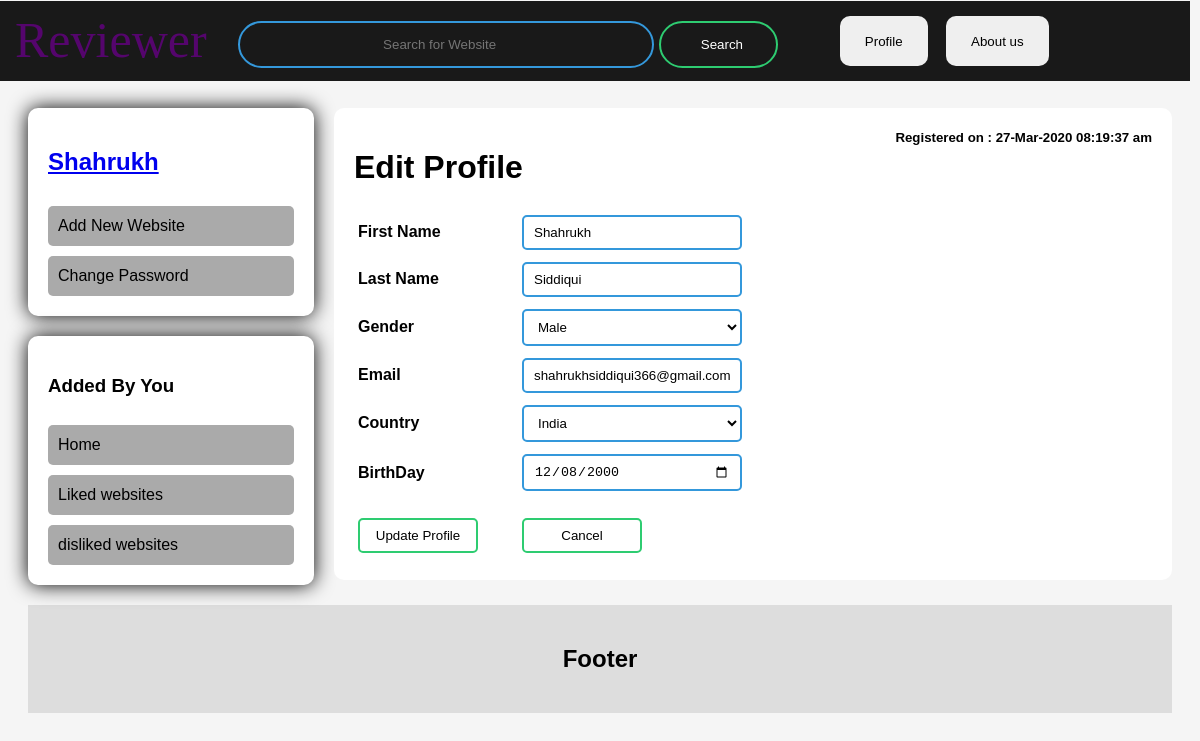
Before: /review/EditProfile.php (signed in) with the older database file.
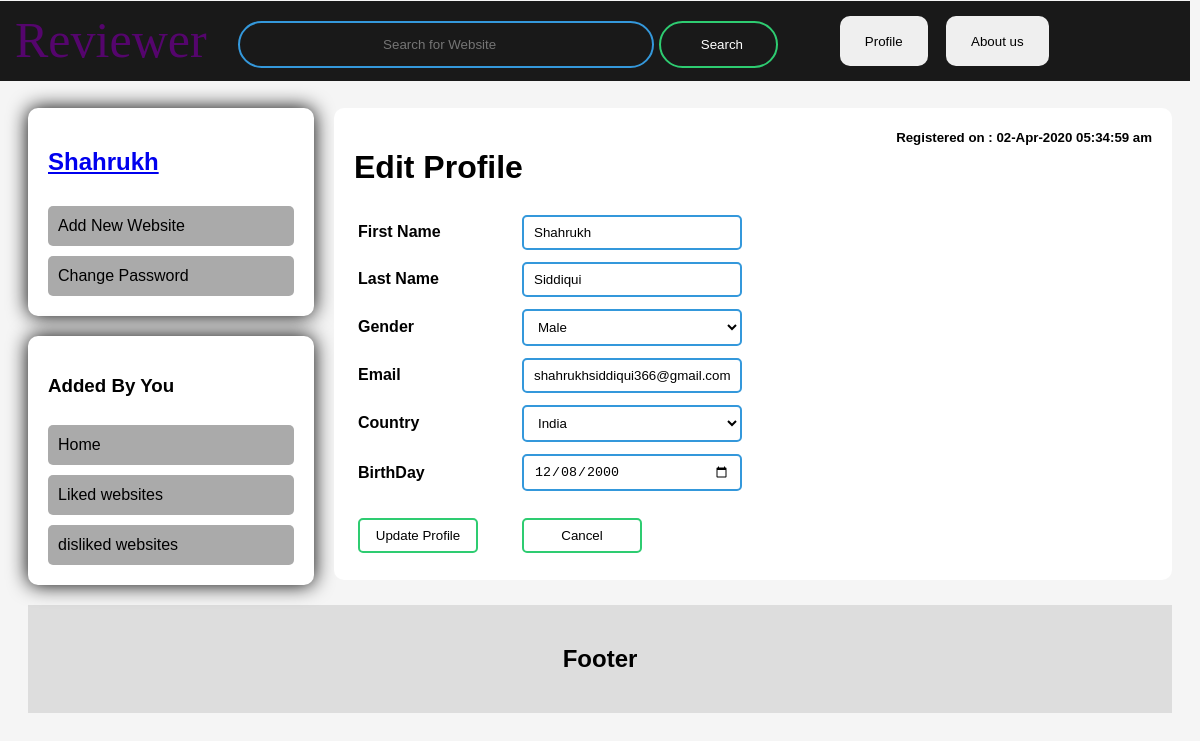
After: the same page with the newer database file.
### tables this page shows
CREATE TABLE `user` (
  `id` int(100) NOT NULL,
  `firstname` varchar(50) NOT NULL,
  `lastname` varchar(50) NOT NULL,
  `gender` varchar(6) NOT NULL,
  `email` varchar(100) NOT NULL,
  `country` varchar(20) NOT NULL,
  `dob` timestamp(6) NULL DEFAULT NULL,
  `dtoi` timestamp(6) NULL DEFAULT NULL,
  `role` varchar(5) NOT NULL,
  `username` varchar(50) NOT NULL,
  `password` varchar(50) NOT NULL
);

### Database/Database_api.php (called while the page is built, shortened)
<?php
class Database_api{
		private $db_hostname;
		private $db_database;
		private $db_username;
		private $db_password;
		private $conn;
		public function __construct($database){
			$this->db_database = $database;
			$this->db_hostname = 'localhost';
			$this->db_username = 'root';
			$this->db_password = '';
		}
		private function connect(){
			$this->conn = mysqli_connect($this->db_hostname, $this->db_username, $this->db_password, $this->db_database);
		}
		public function read_user($user_id){
			$query = "SELECT firstname,lastname,gender,email,country,dob,dtoi,username from user WHERE id=$user_id";
			$result = mysqli_query($this->conn,$query) or die("Database_class error in function read_user : ".mysqli_error($this->conn));
			if((mysqli_num_rows($result))<=0){
				return NULL;
			}
			else{
				return $result;
			}
		}
	}
?>

### review/EditProfile.php (the view, shortened to what this page needs)
<?php
    include "../Database/Database_api.php";
    $database = new Database_api("reviewer");
?>
<!DOCTYPE html>
<html>
<head>
	<link rel="stylesheet" type="text/css" href="detailreview.css">
    <link rel="stylesheet" type="text/css" href="../master/masterheader.css">
    <link rel="stylesheet" type="text/css" href="Search.css">
    <link rel="stylesheet" type="text/css" href="EditProfile.css">
</head>
<body>
<?php include "../master/masterheader.php"; ?>
<div class="row">
    <?php include "../master/leftColumnOfMainRow.php" ?>
    <div class="rightcolumn">
<?php
        $result = $database->read_user($_SESSION['user_id']);
        if($result!=NULL){
            echo "<div class='MainView profile'>";
                echo "<h1>Edit Profile</h1>";
                $row=mysqli_fetch_assoc($result);
                echo "<form action=".$_SERVER['PHP_SELF']." method='POST'><table>";
                    echo "<tr><td><b>First Name</b></td><td><input type='text' name='firstname' value=".$row['firstname']." placeholder='Enter Your first name' required='required'></td></tr>";
                    echo "<tr><td><b>Last Name</b></td><td><input type='text' name='lastname' value=".$row['lastname']." placeholder='Enter Your last name' required='required'></td></tr>";
                    echo "<tr><td><b>Gender</b></td><td>"; ?>
                        <select id="gender" name="gender">
                              <option value="Male" <?php if($row['gender']=='Male'){echo "selected='selected'";}?> >Male</option>
                        </select>
             <?php  echo "</td></tr>";
                    echo "<tr><td><b>Email</b></td><td><input type='email' name='email' placeholder='Enter your email' value='".$row['email']."' required='required'></td></tr>";
                    echo "<tr><td><b>Country</b></td><td>"; ?>
                        <select id="country" name="country">
                        <?php $countries=array("India","Pakistan","China","Nepal","Japan","Russia","Sri Lanka");
                        foreach ($countries as $country) {
                            echo "<option value='$country' ";
                                if($country==$row['country']){echo "selected='selected'";}
                            echo ">$country</option>";
                        }
                        echo "</select></td></tr>";
                    echo "<tr><td><b>BirthDay</b></td><td><input type='date' name='dob' value='".date("Y-m-d",strtotime($row['dob']))."' required></td></tr>";
                    echo "<tr><td><input type='submit' name='update_submit' value='Update Profile'></td>";
                    echo "<td><input type='submit' name='update_cancel_submit' value='Cancel'></td></tr>";
                echo "</table></form>";
                echo "<h5>Registered on : ".date("d-M-Y h:i:s a",strtotime($row['dtoi']))."</h5>";
            echo "</div>";
        }
?>
    </div>
</div>
<div class="footer">
  <h2>Footer</h2>
</div>
</body>
</html>

Changed rows visible on the page:
changed user "Shahrukh": dtoi "27-Mar-2020 08:19:37 am" → "02-Apr-2020 05:34:59 am"
